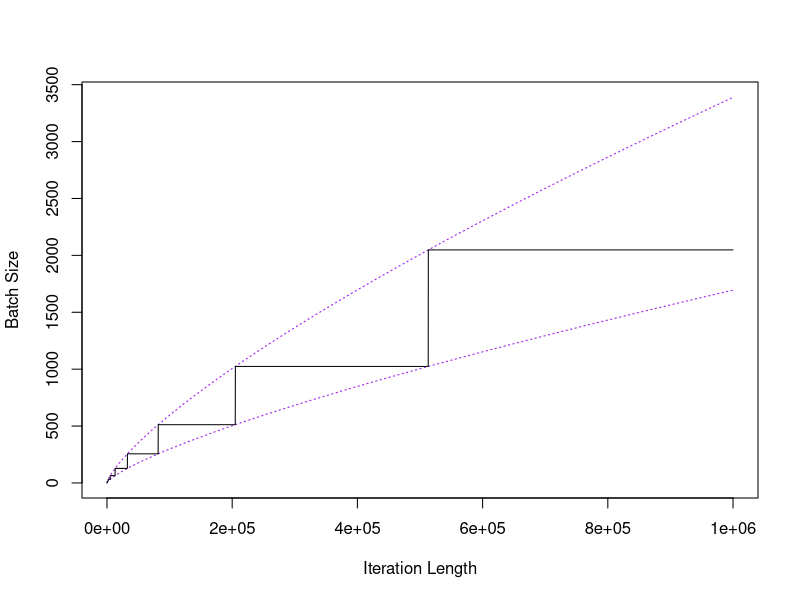
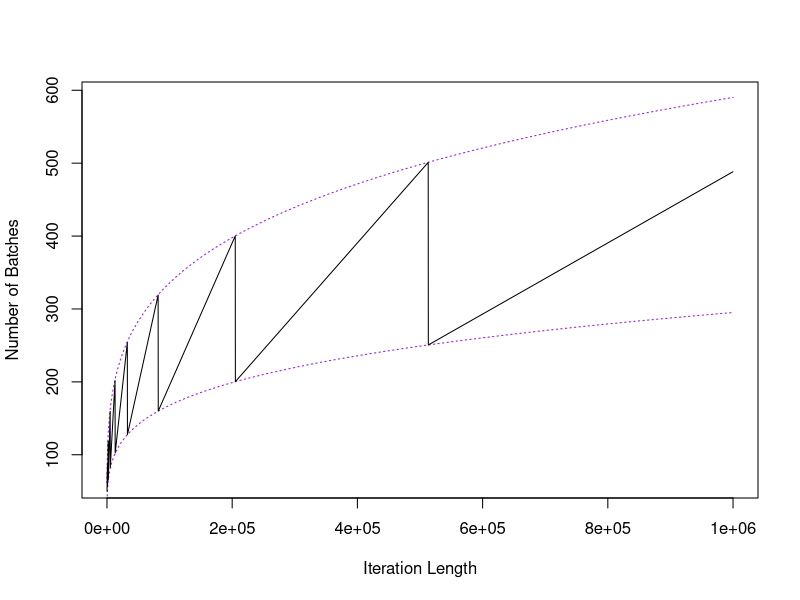

The R source for these figures, in order:
n <- seq(1e2, 1e6, by = 200)
alpha <- .51
beta <- (1 + alpha)/2
c <- .1


bnfun <- function(this.n, beta)
{
  upp <- c*this.n^beta
  bn.vector <- 2^seq(1, 100, by = 1)
  gamma <- which(bn.vector > upp)[1] - 1
  return(c(2^gamma, this.n/(2^gamma)))
}

out <- sapply(n, bnfun, beta = beta)
bn <- out[1, ]
an <- out[2, ]

pdf("batchsize.pdf", height = 5, width = 5)
plot(n, c*n^(beta), type = 'l', 
     ylab = "Batch Size", xlab = "Iteration Length",
     lty = 3, col = "purple", lwd = 1.1)
lines(n, c*n^(beta)/2, lty = 3, col = "purple", lwd = 1.1)
lines(n, bn, col = "black")
dev.off()

pdf("nbatch.pdf", height = 5, width = 5)
plot(n, 2*n^(1-beta)/c, type = 'l',
     ylab = "Number of Batches", xlab = "Iteration Length",
     lty = 3, col = "purple", lwd = 1.1)
lines(n, n^(1 - beta)/c, lty = 3, col = "purple", lwd = 1.1)
lines(n, an, col = "black")
dev.off()